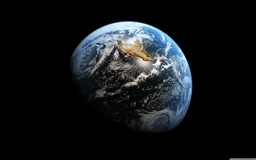
#> input picture originals/Earth4k1.jpg, 256 x 160 px, shrunk from 3840 x 2400 before the run, given in place of mario64.png, which was not available
$ python -i test_stuff.py   (imports and definitions only)
#> lines starting #> are read from the running program, lines starting #| are printed output that depends on the picture; pictures that were not available may be replaced by others from this repository, and a replacement may not be noted
### image_reconstruct.py
from scipy.linalg import hadamard
from tqdm import tqdm
import matplotlib.pyplot as plt
import numpy as np

from test_image_deconstruct import deconstruct_general, deconstruct_hadamard


class Reconstructor:
    """
    Reconstructs an image from measurements corresponding to a sequence of masks
    """

    def __init__(self, resolution, method='Hadamard'):
        self.resolution = np.asarray(resolution)  # e.g. [128, 128]
        self.pixels = self.resolution.prod()  # e.g. 128*128
        self.method = method

        # mask matrix
        if self.method == 'Hadamard':  # Hadamard matrix
            # hadamard_mat = hadamard(self.pixels)           # 1 & -1
            # self.hadamard_plus = (1 + self.hadamard_mat) / 2    # 1 & 0
            # self.hadamard_minus = (1 - self.hadamard_mat) / 2   # 0 & 1
            self.matrix = hadamard(self.pixels)
        elif self.method.split('_')[0] == 'Fourier':  # Fourier basis patterns
            if self.method.split('_')[-1] == '2D':
                n = int(3)
                self.matrix = np.zeros([int(self.pixels * n), *self.resolution])  # this is 3D
                for i in tqdm(range(n)):
                    # phase = 2 * np.pi * i / n
                    self.matrix[i::n, ...] = np.real(np.fft.ifft2(
                        np.diag(np.ones(self.pixels)).reshape(-1, *self.resolution).dot(np.exp(1j * 2 * np.pi * i / n))
                    ))
                # normalise between 0 and 1
                self.matrix = self.matrix - np.amin(self.matrix, axis=0)
                self.matrix = self.matrix / np.amax(self.matrix, axis=0)
                # self.matrix = np.rint(self.matrix)
                self.matrix = self.matrix.reshape([int(self.pixels * n), self.pixels])  # this is 2D
            else:
                n = int(3)
                self.matrix = np.zeros([int(self.pixels * n), self.pixels])  # this is 2D
                for i in tqdm(range(n)):
                    # phase = 2 * np.pi * i / n
                    self.matrix[i::n, ...] = np.real(np.fft.ifft(
                        np.diag(np.ones(self.pixels)).dot(np.exp(1j * 2 * np.pi * i / n))
                    ))
                # normalise between 0 and 1
                self.matrix = self.matrix - np.amin(self.matrix, axis=0)
                self.matrix = self.matrix / np.amax(self.matrix, axis=0)
                # self.matrix = np.rint(self.matrix)
            if self.method == 'Fourier_binary' or self.method == 'Fourier_binary_2D':  # todo binarised Fourier patterns
                # use upsampling and Floyd-Steinberg error diffusion dithering to generate binary Fourier basis patterns
                # dx.doi.org/10.1038/s41598-017-12228-3
                raise NotImplementedError(
                    f"'{self.method}' method is not working yet. Use '{self.method.split('_')[0]}' method.")
        elif self.method == 'Random' or self.method == 'random':  # random matrix
            self.matrix = np.random.randint(low=0, high=2, size=[self.pixels, self.pixels]) * 2 - 1
            # for i, column in enumerate(self.matrix):  # todo make sure 50/50
            #     self.matrix[i, ...] = column
        else:
            raise NotImplementedError(f"there is no '{self.method}' method")

    # [161 lines left out: functions measure, reconstruct, save_image, undersample, add_noise, find_nth_best_masks and 2 more, not called in this run]

### test_stuff.py
import numpy as np
import matplotlib.pyplot as plt
from tqdm import tqdm
from PIL import Image

from image_reconstruct import Reconstructor, add_noise, reconstruct_with_other_images_best_masks
from HadamardOrdering import Walsh


def fourier_masks():
    print("reading image")
    image = np.mean(plt.imread("originals/mario64.png"), axis=-1)  # greyscale by mean colour intensity
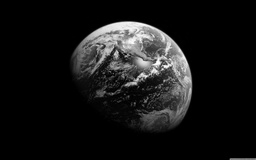
#> image: shape (160, 256) float64; min 0, max 254.3, mean 22.2
    plt.imsave("originals/mario64_grey.png", np.kron(image, np.ones((5, 5))), cmap=plt.get_cmap('gray'))
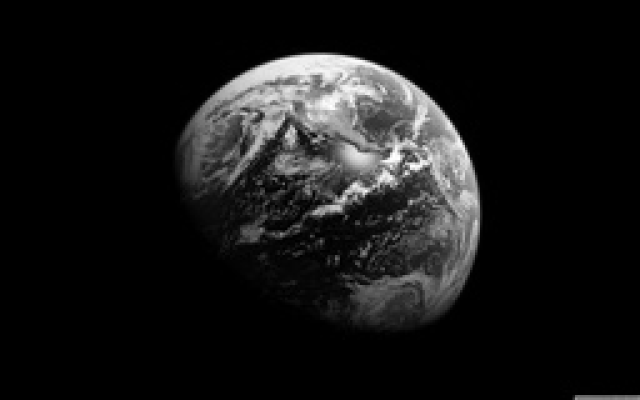
#> saved as mario64_grey.png: shape (800, 1280, 3) (shown at 1/2 size); min 0, max 255, mean 22.2
    # mask_method = 'Fourier'
    mask_method = 'Fourier_2D'
    r = Reconstructor(image.shape, method=mask_method)
    # [5 lines of commented-out code are left out]
    m0 = r.matrix[0::3] @ image.flatten()
    m1 = r.matrix[1::3] @ image.flatten()
    m2 = r.matrix[2::3] @ image.flatten()
    # m0 = m0 + np.multiply(m0 * 0.01, np.random.random(*m0.shape))
    # m1 = m1 + np.multiply(m1 * 0.01, np.random.random(*m1.shape))
    # m2 = m2 + np.multiply(m2 * 0.01, np.random.random(*m2.shape))
    measurements = (m0.dot(2) - m1 - m2) + np.sqrt(3) * 1j * (m1 - m2)

    # undersample cutoff method
    undersample_method = 'Sharp'
    # undersample_method = 'Scale'
    # undersample_method = 'Dither'

    # orderings
    walsh = False
    # walsh = True
    # cc = False
    cc = True
    if walsh or cc:
        _, order_walsh = Walsh(image.shape[0], np.zeros([np.prod(image.shape), np.prod(image.shape)]), True)
        _ = None  # remove from memory
        order_walsh = np.int_(order_walsh)
        # walsh = hadamard[order_walsh]
        # hadamard[order_walsh] = walsh
        if cc:
            order_cc = cake_cutting(image.shape)
            # cake_cut = hadamard[order]
            # hadamard[order] = cake_cut
        else:
            order_cc = range(len(measurements))
    else:
        order_walsh = range(len(measurements))
        order_cc = range(len(measurements))

    # frac = [1 / 2 ** 0, 1 / 2 ** 1, 1 / 2 ** 2, 1 / 2 ** 3]  # 1, 1/2, 1/4, 1/8
    frac = 1 / 2 ** np.arange(4)
    for f in frac:
        meas = np.array(measurements)
        # order change
        meas[order_walsh] = np.array(measurements)  # from "Walsh" to "Natural" Hadamard analogue
        meas[order_cc] = np.array(meas)  # inverse of "Natural" to cc
        # meas = meas[order_cc]  # from "Natural" to "Cake Cutting" Hadamard analogue
        # ---- undersample ----
        if f < 1:
            meas = undersample(meas, f, undersample_method)
        # undo order change
        meas = meas[order_cc]
        # meas[order_cc] = np.array(meas)
        meas = meas[order_walsh]
        print(f"sampling: {100 * np.sum(np.where(meas != 0, 1, 0)) / len(meas)}%")
        output = r.reconstruct(meas)
        out = np.real(output).reshape(image.shape)
        # plt.imshow(out, cmap=plt.get_cmap('gray'))
        # plt.show()
        plt.imsave(f"outputs/Fourier_{f}.png", np.kron(out, np.ones((5, 5))), cmap=plt.get_cmap('gray'))
    print("done")


# [132 lines left out: functions undersample, rotating_masks, my_45, my_45_old, noise_and_undersampling, cake_cutting, not called in this run]

#> (the run stopped early here; a loop or call above may not have finished)
